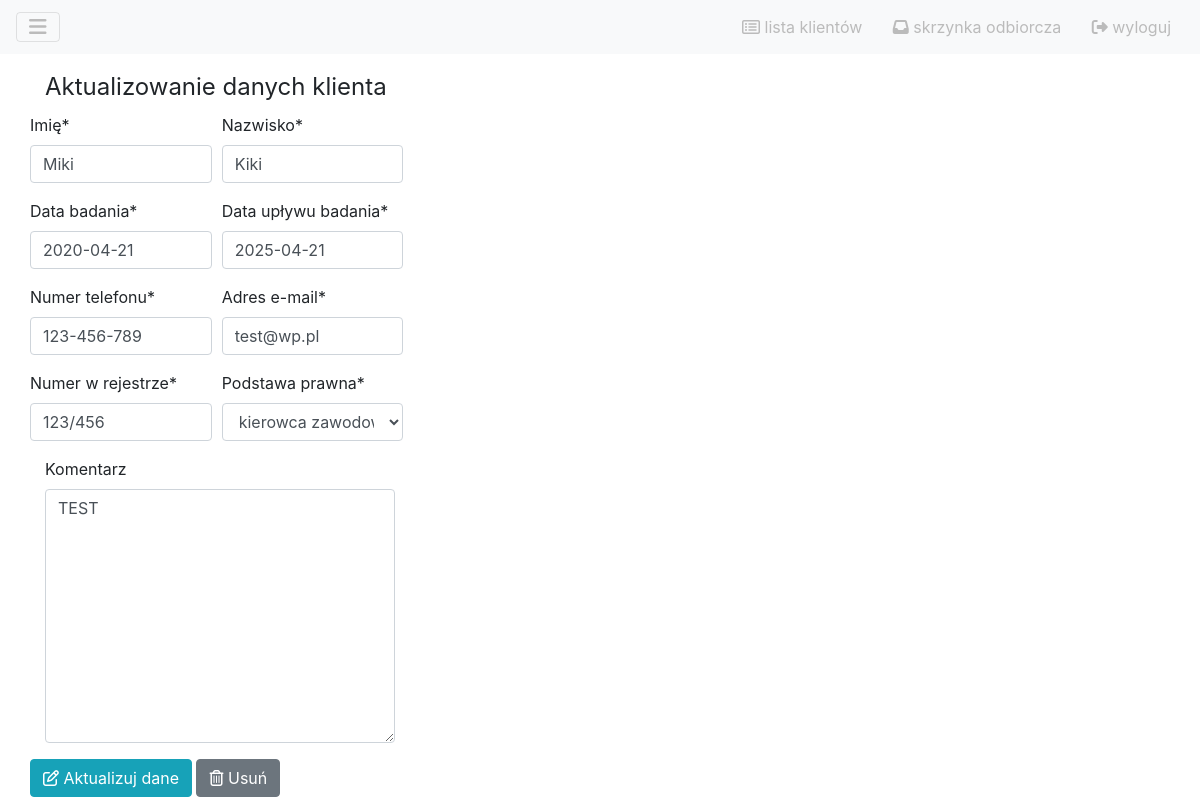
Before: /clients/update/1 with the older database file.
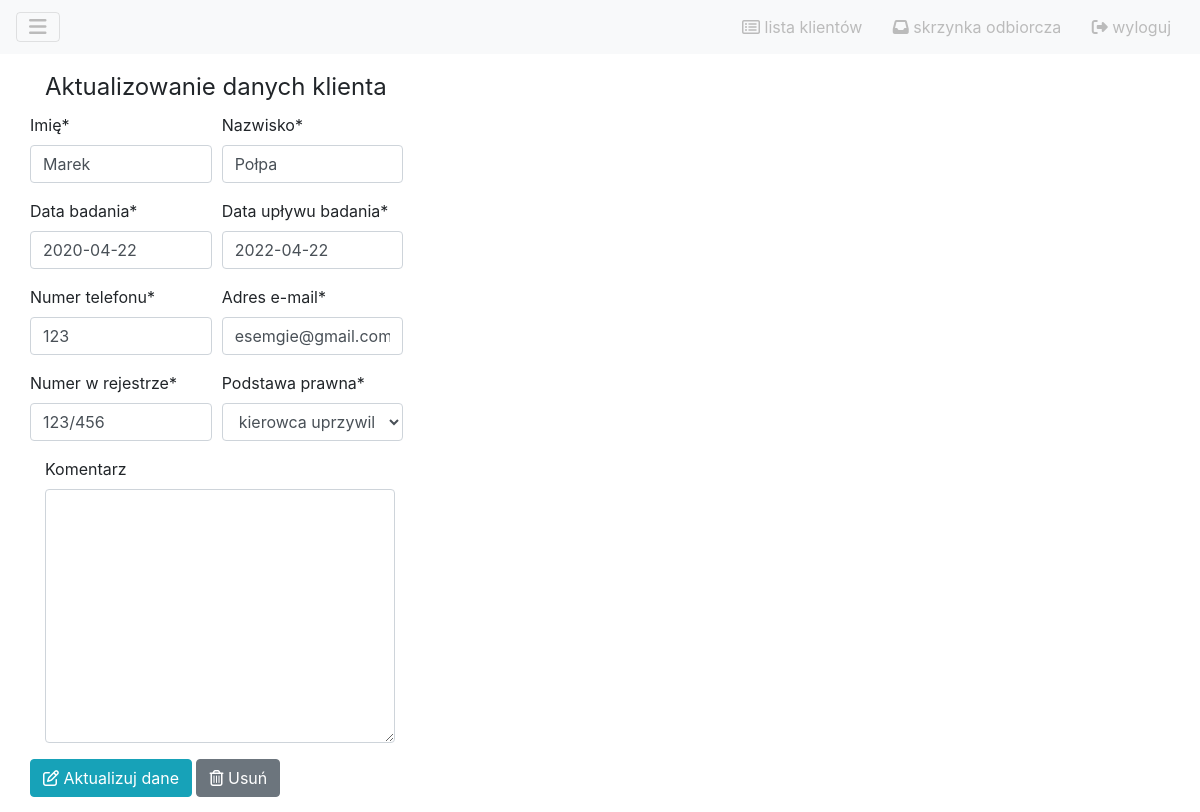
After: the same page with the newer database file.
### clients/models.py (models this page shows)
class Client(models.Model):
	podstawa_prawna_wybor = [
		('kier_zaw', 'kierowca zawodowy'),
		('kier_uprz', 'kierowca uprzywilejowany'),
		('instr_egz', 'instruktor / egzaminator'),
		('zatrz_pra_jaz', 'zatrzymane prawo jazdy'),
		('inna', 'inna')
	]
	imie = models.CharField("imię", max_length=100)
	nazwisko = models.CharField("nazwisko", max_length=100)
	numer_telefonu = models.CharField("numer telefonu", max_length=20)
	email = models.CharField("adres e-mail", max_length=50)
	nr_rejestr = models.CharField("numer w rejestrze", max_length=20)
	data_badania = models.DateField("data badania")
	data_waznosci_badania = models.DateField("data upływu badania")
	podstawa_prawna = models.CharField("podstawa prawna", max_length=50, choices=podstawa_prawna_wybor)
	komentarz = models.TextField("komentarz", blank=True)

### clients/views.py (the view)
# urls.py: path('update/<int:pk>', views.UpdateClient.as_view(), name='update'),
class UpdateClient(generic.UpdateView):
	model = Client
	template_name_suffix = "_update"
	fields = '__all__'
	success_url = reverse_lazy('clients:list')

### clients/templates/clients/client_update.html (shortened to what this page needs)
{% extends 'board/base.html' %}
{% load crispy_forms_tags %}
{% block content %}
    <form method="post">
    <fieldset>
        <legend class="col-12">Aktualizowanie danych klienta</legend>
        <div class="form-row">
            <div class="col-lg-2">
                {{ form.imie | as_crispy_field}}
            </div>
            <div class="col-lg-2">
                {{ form.nazwisko | as_crispy_field}}
            </div>
        </div>
        <div class="form-row">
            <div class="col-lg-2">
                {{ form.data_badania | as_crispy_field}}
            </div>
            <div class="col-lg-2">
                {{ form.data_waznosci_badania | as_crispy_field}}
            </div>
        </div>
        <div class="form-row">
            <div class="col-lg-2">
                {{ form.numer_telefonu | as_crispy_field}}
            </div>
            <div class="col-lg-2">
                {{ form.email | as_crispy_field}}
            </div>
        </div>
        <div class="form-row">
            <div class="col-lg-2">
                {{ form.nr_rejestr | as_crispy_field}}
            </div>
            <div class="col-lg-2">
                {{ form.podstawa_prawna | as_crispy_field}}
            </div>
        </div>
        <div class="col-lg-4">
            {{ form.komentarz | as_crispy_field}}
        </div>
    </fieldset>
    <button type="submit" class="btn btn-info"><i class="far fa-edit"></i> Aktualizuj dane</button>
    <a href="{% url 'clients:delete' client.id %}" class="btn btn-secondary"><i class="far fa-trash-alt"></i> Usuń </a>
</form>
{% endblock%}

Changed rows visible on the page:
changed Client: imie "Miki" → "Marek"; nazwisko "Kiki" → "Połpa"; data_badania "2020-04-21" → "2020-04-22"; data_waznosci_badania "2025-04-21" → "2022-04-22"; numer_telefonu "123-456-789" → "123"; email "test@wp.pl" → "esemgie@gmail.com"; podstawa_prawna "kierowca zawodowy" → "kierowca uprzywilejowany"; komentarz "TEST" → (not shown)
